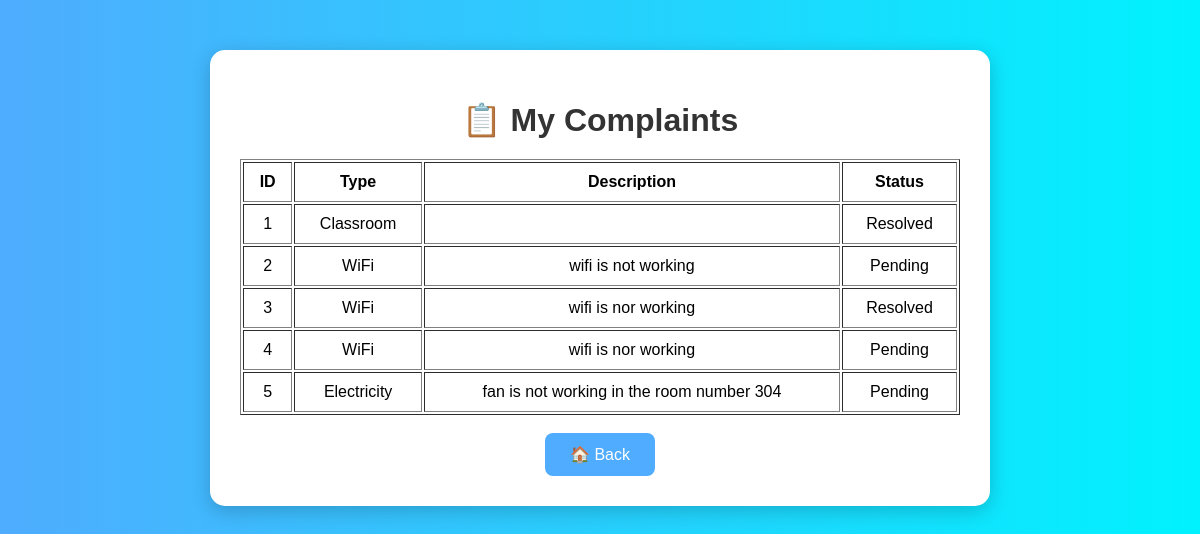
The app's page /mycomplaints with its own data.
### tables this page shows
CREATE TABLE complaints(
    id INTEGER PRIMARY KEY AUTOINCREMENT,
    complaint_type TEXT NOT NULL,
    description TEXT NOT NULL,
    status TEXT DEFAULT 'Pending'
);

### app.py (the view)
@app.route('/mycomplaints')
def mycomplaints():
    conn = sqlite3.connect('complaints.db')
    cursor = conn.cursor()
    cursor.execute("SELECT * FROM complaints")
    complaints = cursor.fetchall()
    conn.close()
    return render_template(
        'view_complaints.html',
        complaints=complaints
    )

### templates/view_complaints.html (shortened to what this page needs)
<!DOCTYPE html>
<html>
<head>
    <link rel="stylesheet"
          href="{{ url_for('static', filename='style.css') }}">
</head>
<body>
<div class="container">
    <h1>📋 My Complaints</h1>
    <table border="1" width="100%" cellpadding="10">
        <tr>
            <th>ID</th>
            <th>Type</th>
            <th>Description</th>
            <th>Status</th>
        </tr>
        {% for complaint in complaints %}
        <tr>
            <td>{{ complaint[0] }}</td>
            <td>{{ complaint[1] }}</td>
            <td>{{ complaint[2] }}</td>
            <td>{{ complaint[3] }}</td>
        </tr>
        {% endfor %}
    </table>
    <br>
    <a href="/login">
        <button>🏠 Back</button>
    </a>
</div>
</body>
</html>

### static/style.css (style rules this page uses)
body { font-family: Arial, sans-serif; background: linear-gradient(to right, #4facfe, #00f2fe); margin: 0; padding: 0; text-align: center; }
.container { background: white; width: 60%; margin: 50px auto; padding: 30px; border-radius: 15px; box-shadow: 0px 5px 20px rgba(0,0,0,0.2); }
h1 { color: #333; margin-bottom: 20px; }
button { background: #4facfe; color: white; border: none; padding: 12px 25px; border-radius: 8px; cursor: pointer; font-size: 16px; transition: 0.3s; }
a { text-decoration: none; }

### records on screen
complaints: id "1", complaint_type "Classroom", status "Resolved"
complaints: id "2", complaint_type "WiFi", description "wifi is not working", status "Pending"
complaints: id "3", complaint_type "WiFi", description "wifi is nor working", status "Resolved"
complaints: id "4", complaint_type "WiFi", description "wifi is nor working", status "Pending"
complaints: id "5", complaint_type "Electricity", description "fan is not working in the room number 304", status "Pending"
